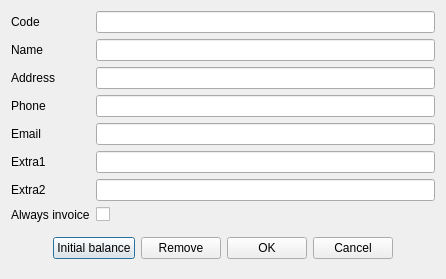
<?xml version="1.0" encoding="UTF-8"?>
<ui version="4.0">
 <class>RECityLedger</class>
 <widget class="QDialog" name="RECityLedger">
  <property name="geometry">
   <rect>
    <x>0</x>
    <y>0</y>
    <width>446</width>
    <height>264</height>
   </rect>
  </property>
  <property name="windowTitle">
   <string>City ledger</string>
  </property>
  <layout class="QGridLayout" name="gridLayout">
   <item row="2" column="0">
    <widget class="QLabel" name="label_3">
     <property name="text">
      <string>Address</string>
     </property>
    </widget>
   </item>
   <item row="4" column="0">
    <widget class="QLabel" name="label_5">
     <property name="text">
      <string>Email</string>
     </property>
    </widget>
   </item>
   <item row="5" column="0">
    <widget class="QLabel" name="label_6">
     <property name="text">
      <string>Extra1</string>
     </property>
    </widget>
   </item>
   <item row="0" column="1">
    <widget class="EQLineEdit" name="leCode">
     <property name="readOnly">
      <bool>true</bool>
     </property>
     <property name="Field" stdset="0">
      <string>f_id</string>
     </property>
     <property name="PrimaryKey" stdset="0">
      <bool>true</bool>
     </property>
    </widget>
   </item>
   <item row="6" column="1">
    <widget class="EQLineEdit" name="leExtra2">
     <property name="Field" stdset="0">
      <string>f_extra2</string>
     </property>
    </widget>
   </item>
   <item row="4" column="1">
    <widget class="EQLineEdit" name="leEmail">
     <property name="Field" stdset="0">
      <string>f_email</string>
     </property>
    </widget>
   </item>
   <item row="1" column="1">
    <widget class="EQLineEdit" name="leName">
     <property name="Field" stdset="0">
      <string>f_name</string>
     </property>
    </widget>
   </item>
   <item row="8" column="0" colspan="2">
    <widget class="QWidget" name="widget" native="true">
     <layout class="QHBoxLayout" name="horizontalLayout">
      <item>
       <spacer name="horizontalSpacer">
        <property name="orientation">
         <enum>Qt::Horizontal</enum>
        </property>
        <property name="sizeHint" stdset="0">
         <size>
          <width>95</width>
          <height>20</height>
         </size>
        </property>
       </spacer>
      </item>
      <item>
       <widget class="QPushButton" name="btnInitialBalance">
        <property name="text">
         <string>Initial balance</string>
        </property>
       </widget>
      </item>
      <item>
       <widget class="QPushButton" name="btnRemove">
        <property name="text">
         <string>Remove</string>
        </property>
       </widget>
      </item>
      <item>
       <widget class="QPushButton" name="btnOk">
        <property name="text">
         <string>OK</string>
        </property>
       </widget>
      </item>
      <item>
       <widget class="QPushButton" name="btnCancel">
        <property name="text">
         <string>Cancel</string>
        </property>
       </widget>
      </item>
      <item>
       <spacer name="horizontalSpacer_2">
        <property name="orientation">
         <enum>Qt::Horizontal</enum>
        </property>
        <property name="sizeHint" stdset="0">
         <size>
          <width>95</width>
          <height>20</height>
         </size>
        </property>
       </spacer>
      </item>
     </layout>
    </widget>
   </item>
   <item row="0" column="0">
    <widget class="QLabel" name="label">
     <property name="text">
      <string>Code</string>
     </property>
    </widget>
   </item>
   <item row="3" column="0">
    <widget class="QLabel" name="label_4">
     <property name="text">
      <string>Phone</string>
     </property>
    </widget>
   </item>
   <item row="3" column="1">
    <widget class="EQLineEdit" name="lePhone">
     <property name="Field" stdset="0">
      <string>f_phone</string>
     </property>
    </widget>
   </item>
   <item row="1" column="0">
    <widget class="QLabel" name="label_2">
     <property name="text">
      <string>Name</string>
     </property>
    </widget>
   </item>
   <item row="2" column="1">
    <widget class="EQLineEdit" name="leAddress">
     <property name="Field" stdset="0">
      <string>f_address</string>
     </property>
    </widget>
   </item>
   <item row="5" column="1">
    <widget class="EQLineEdit" name="leExtra1">
     <property name="Field" stdset="0">
      <string>f_extra1</string>
     </property>
    </widget>
   </item>
   <item row="6" column="0">
    <widget class="QLabel" name="label_7">
     <property name="text">
      <string>Extra2</string>
     </property>
    </widget>
   </item>
   <item row="7" column="1">
    <widget class="EQCheckBox" name="chAlwaysInvoice">
     <property name="text">
      <string/>
     </property>
     <property name="Field" stdset="0">
      <string>f_alwaysinvoice</string>
     </property>
    </widget>
   </item>
   <item row="7" column="0">
    <widget class="QLabel" name="label_8">
     <property name="text">
      <string>Always invoice</string>
     </property>
    </widget>
   </item>
  </layout>
 </widget>
 <customwidgets>
  <customwidget>
   <class>EQLineEdit</class>
   <extends>QLineEdit</extends>
   <header location="global">eqlineedit.h</header>
   <slots>
    <signal>customButtonClicked(bool)</signal>
   </slots>
  </customwidget>
  <customwidget>
   <class>EQCheckBox</class>
   <extends>QCheckBox</extends>
   <header location="global">eqcheckbox.h</header>
  </customwidget>
 </customwidgets>
 <resources/>
 <connections/>
</ui>
